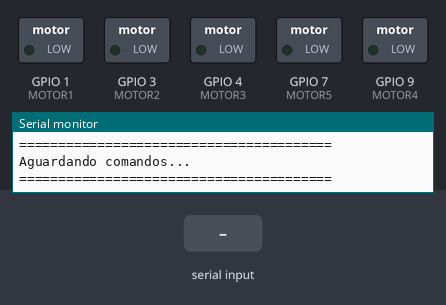
Bench run of a sketch on a simulated Seeed XIAO ESP32-S3. Parts: switched loads named in the sketch (green lamp = pin HIGH), the last lines printed to the serial monitor. The inputs (shaded band) are chosen by the test bench.

Above: at 2.2 s.
2.3 s: "1 90\n" received over Serial
At 3.5 s:
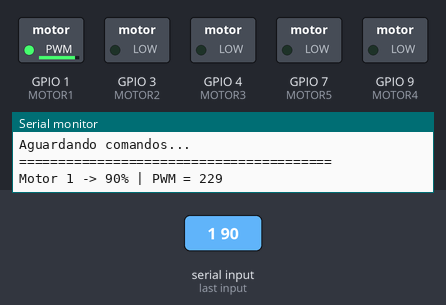
3.8 s: "0\n" received over Serial
At 4.7 s:
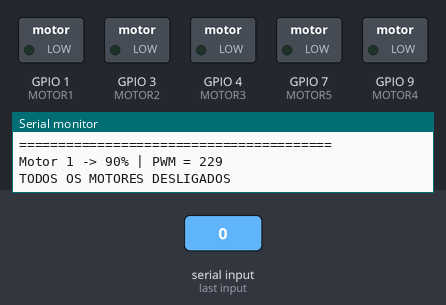
5.3 s: "1 90 45\n" received over Serial
At 5.8 s:
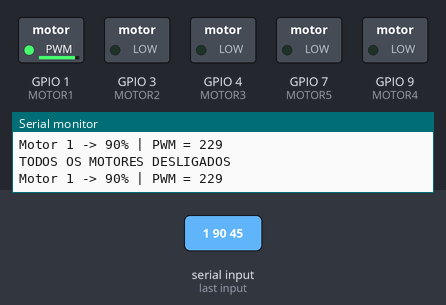
Timing chart, 0 to 8.3 s (numbered marks = the images above; inputs shaded):
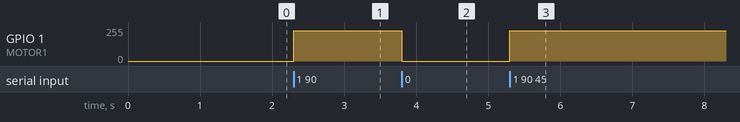

Measured:
- after the input at 2.3 s, GPIO 1 (MOTOR1): 0/255 → 228/255 at once
- after the input at 3.8 s, GPIO 1 (MOTOR1): 228/255 → 0/255 at once
- after the input at 5.3 s, GPIO 1 (MOTOR1): 0/255 → 228/255 at once

The sketch:

Acionamento_motor_via_serial_pwm.ino
```cpp
// =====================================================
// CONTROLE DE 5 MOTORES - XIAO ESP32-S3
// Controle individual via Monitor Serial
// =====================================================


// =====================================================
// PINOS DOS MOTORES
// =====================================================

#define MOTOR1 1
#define MOTOR2 3
#define MOTOR3 4
#define MOTOR4 9
#define MOTOR5 7


// =====================================================
// CONFIGURAÇÃO PWM
// =====================================================

#define PWM_FREQ 20000
#define PWM_RESOLUTION 8


// =====================================================
// SETUP
// =====================================================

void setup() {

  Serial.begin(115200);

  delay(1000);

  // ---------------------------------------------------
  // Configura PWM nos GPIOs
  // ---------------------------------------------------

  ledcAttach(MOTOR1, PWM_FREQ, PWM_RESOLUTION);
  ledcAttach(MOTOR2, PWM_FREQ, PWM_RESOLUTION);
  ledcAttach(MOTOR3, PWM_FREQ, PWM_RESOLUTION);
  ledcAttach(MOTOR4, PWM_FREQ, PWM_RESOLUTION);
  ledcAttach(MOTOR5, PWM_FREQ, PWM_RESOLUTION);


  // ---------------------------------------------------
  // Garante que todos os motores começam desligados
  // ---------------------------------------------------

  pararTodos();


  // ---------------------------------------------------
  // Mensagem inicial
  // ---------------------------------------------------

  Serial.println();
  Serial.println("========================================");
  Serial.println("      CONTROLE DE 5 MOTORES");
  Serial.println("          XIAO ESP32-S3");
  Serial.println("========================================");

  Serial.println();

  Serial.println("Motores:");

  Serial.println("Motor 1 -> GPIO 1");
  Serial.println("Motor 2 -> GPIO 3");
  Serial.println("Motor 3 -> GPIO 4");
  Serial.println("Motor 4 -> GPIO 9");
  Serial.println("Motor 5 -> GPIO 7");

  Serial.println();

  Serial.println("COMANDOS:");
  Serial.println();

  Serial.println("1 30   -> Motor 1 em 30%");
  Serial.println("2 50   -> Motor 2 em 50%");
  Serial.println("3 70   -> Motor 3 em 70%");
  Serial.println("4 40   -> Motor 4 em 40%");
  Serial.println("5 20   -> Motor 5 em 20%");

  Serial.println();

  Serial.println("Exemplo:");
  Serial.println("1 50");

  Serial.println();

  Serial.println("Para desligar um motor:");
  Serial.println("3 0");

  Serial.println();

  Serial.println("Para desligar TODOS:");
  Serial.println("0");

  Serial.println();

  Serial.println("========================================");
  Serial.println("Aguardando comandos...");
  Serial.println("========================================");
}


// =====================================================
// LOOP
// =====================================================

void loop() {

  // Verifica se chegou algum comando pela serial

  if (Serial.available() > 0) {

    String comando = Serial.readStringUntil('\n');

    comando.trim();


    // -------------------------------------------------
    // Ignora comando vazio
    // -------------------------------------------------

    if (comando.length() == 0) {
      return;
    }


    // -------------------------------------------------
    // COMANDO 0 = DESLIGA TODOS
    // -------------------------------------------------

    if (comando == "0") {

      pararTodos();

      Serial.println();
      Serial.println("TODOS OS MOTORES DESLIGADOS");
      Serial.println();

      return;
    }


    // -------------------------------------------------
    // Procura o espaço entre motor e potência
    // -------------------------------------------------

    int espaco = comando.indexOf(' ');


    if (espaco == -1) {

      Serial.println();
      Serial.println("ERRO!");

      Serial.println("Formato correto:");

      Serial.println("MOTOR POTENCIA");

      Serial.println();

      Serial.println("Exemplo:");

      Serial.println("2 50");

      Serial.println();

      return;
    }


    // -------------------------------------------------
    // Lê número do motor
    // -------------------------------------------------

    int motor =
      comando.substring(0, espaco).toInt();


    // -------------------------------------------------
    // Lê potência
    // -------------------------------------------------

    int potencia =
      comando.substring(espaco + 1).toInt();


    // -------------------------------------------------
    // Verifica número do motor
    // -------------------------------------------------

    if (motor < 1 || motor > 5) {

      Serial.println();

      Serial.println("ERRO!");

      Serial.println("Motor deve ser de 1 a 5.");

      Serial.println();

      return;
    }


    // -------------------------------------------------
    // Verifica potência
    // -------------------------------------------------

    if (potencia < 0 || potencia > 100) {

      Serial.println();

      Serial.println("ERRO!");

      Serial.println("Potencia deve estar entre 0 e 100%.");

      Serial.println();

      return;
    }


    // -------------------------------------------------
    // Aciona o motor
    // -------------------------------------------------

    acionarMotor(motor, potencia);
  }
}


// =====================================================
// FUNÇÃO PARA ACIONAR UM MOTOR
// =====================================================

void acionarMotor(int motor, int potencia) {

  // ---------------------------------------------------
  // Converte 0-100% para PWM 0-255
  // ---------------------------------------------------

  int pwm = map(
    potencia,
    0,
    100,
    0,
    255
  );


  // ---------------------------------------------------
  // Motor 1
  // ---------------------------------------------------

  if (motor == 1) {

    ledcWrite(MOTOR1, pwm);
  }


  // ---------------------------------------------------
  // Motor 2
  // ---------------------------------------------------

  else if (motor == 2) {

    ledcWrite(MOTOR2, pwm);
  }


  // ---------------------------------------------------
  // Motor 3
  // ---------------------------------------------------

  else if (motor == 3) {

    ledcWrite(MOTOR3, pwm);
  }


  // ---------------------------------------------------
  // Motor 4
  // ---------------------------------------------------

  else if (motor == 4) {

    ledcWrite(MOTOR4, pwm);
  }


  // ---------------------------------------------------
  // Motor 5
  // ---------------------------------------------------

  else if (motor == 5) {

    ledcWrite(MOTOR5, pwm);
  }


  // ---------------------------------------------------
  // Mostra informação no Serial
  // ---------------------------------------------------

  Serial.println();

  Serial.print("Motor ");
  Serial.print(motor);

  Serial.print(" -> ");

  Serial.print(potencia);

  Serial.print("%");

  Serial.print(" | PWM = ");

  Serial.println(pwm);

  Serial.println();
}


// =====================================================
// DESLIGA TODOS OS MOTORES
// =====================================================

void pararTodos() {

  ledcWrite(MOTOR1, 0);

  ledcWrite(MOTOR2, 0);

  ledcWrite(MOTOR3, 0);

  ledcWrite(MOTOR4, 0);

  ledcWrite(MOTOR5, 0);
}
```
